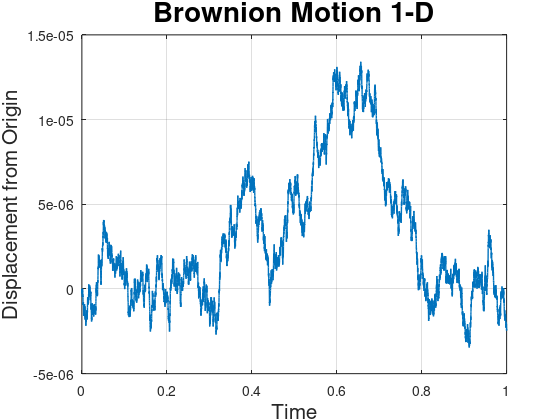

The MATLAB source for this figure: (Note: this script raises an error after producing the figure.)
%% Project 3 - Physics: Part 2(inclass)
% CS 435 Computational Science
% Ari Cooper
% Oct. 4 2016 9:47

clear all; close all; clc;

%% 2 In-Class Project

%% 2.1 Calculate Theoretical Value of the Di?usion Coe?cient

   % [ D ] = calcD(F_K(68), 1.66e-3, 2.8e-10);
    
%% 2.2 BrownianMotionSimulation
% 
%     1. Generate a time sequence for the planned simulation period
        
        % define diffusion coefficient
            D = 1e-10;
        
        % define step size
            h = 0.0001;
            
        % generate time sequence
            time = 0 : h : 1;
            
        % scaling factor
            sigma = sqrt(2*D);
            
           n = length(time);

%     2. Generate random displacement at each simulation time
        rnd1 = 0 + sqrt(h) * randn(1,n); % Generating mean 0, variance h, 1 by n random variables
        rnd1_scaled = rnd1 * sigma; % Apply scale
       
    
%     3. Calculate displacement from the starting position
        rnd1_scaled(1) = 0;
        x1 = cumsum(rnd1_scaled); % Compute displacement from origin
         
         
%     4. Plot the displacement vs. time with a line plot.
        figure(1)
        plot(time, x1, 'LineWidth', 1);
        title('Brownion Motion 1-D', 'FontSize', 20);
        xlabel('Time','FontSize', 15);
        ylabel('Displacement from Origin','FontSize', 15);
        set(gca, 'FontSize', 10);
        grid on;
        
        %Export igure to file
        set(gcf, 'PaperPositionMode', 'auto');
        print -depsc2 BM_1D.eps
%     5. Write a for loop to simulate 1-D Brownian motion for 10 particles, each using a different color.
        
        num_particle = 10;
        
        figure(2)
        for i = 1 : num_particle
            x = BM_1D_simple(D, 1, h);
            plot(time, x);
            hold on;
        end

%% 2.2.1 1-DBrownianMotionSimulation

%% 2.2.2 2-DBrownianMotionSimulation
% 1. Generate a time sequence for the planned simulation period.
    T = 64;
    V = 1.32e-3;
    R = 2.8e-10;
    h = 0.001;
    pos1_0 = 0;
    pos2_0 = 0;
    t_f = 3;
    
    time = 0 : h : t_f;
    n = length(time);
    
% 2. Generate a random displacement at each simulation time along the ?rst dimension for B1. 
% Generate a random displacement at each simulation time along the second dimension for B2. 
    x1 = BM_1D(t_f, h, T, V, R);
    x2 = BM_1D(t_f, h, T, V, R);
    x3 = BM_1D(t_f, h, T, V, R);
    
    figure(3)
           
    plot(x1, x2, 'LineWidth', 1);
    hold on;
    
    plot(0, 0, 'r.', 'MarkerSize', 30);
    hold on;
    plot(x1(end), x2(end), 'g.', 'MarkerSize', 30); 
    title('Brownion Motion 2-D', 'FontSize', 20);
        xlabel('Time','FontSize', 15);
        ylabel('Displacement from Origin','FontSize', 15);
        set(gca, 'FontSize', 10);
        grid on;

% 3. For each dimension, calculate displacement from the starting position. 

% 4. Plot the displacement along dimension one vs. the displacement along dimension two with a line plot. 

% 5. Draw a red dot at the starting position and a green dot at the ending position.

%% 2.2.3 3-DBrownianMotionSimulation
     figure(4)
    
    plot3(x1, x2, x3, 'LineWidth', 1);
    hold on;
    
    plot3(0, 0, 0, 'r.', 'MarkerSize', 30);
    hold on;
    plot3([0,x1(end)],[0, x2(end)], [0, x3(end)], 'LineWidth', 5);
    plot3(x1(end), x2(end), x3(end), 'g.', 'MarkerSize', 30);
    title('Brownion Motion 3-D', 'FontSize', 20);
    xlabel('Time','FontSize', 15);
    ylabel('Displacement from Origin','FontSize', 15);
    set(gca, 'FontSize', 10);
    grid on;
        
%% Write a for loop to simulate 1-D motion
num_particle = 10;

cmap = hsv(num_particle);
time  = 0 : h : 1;
figure(5)
for i = 1 : num_particle
    x = BM_1D_simple(D, 1, h);
    plot(time, x, 'Color', cmap(i, :));
    hold on;
end
grid on;

%% 2.3 ExploreMATLABplottingandsimulationfunctions

% explore
sphere(5)

